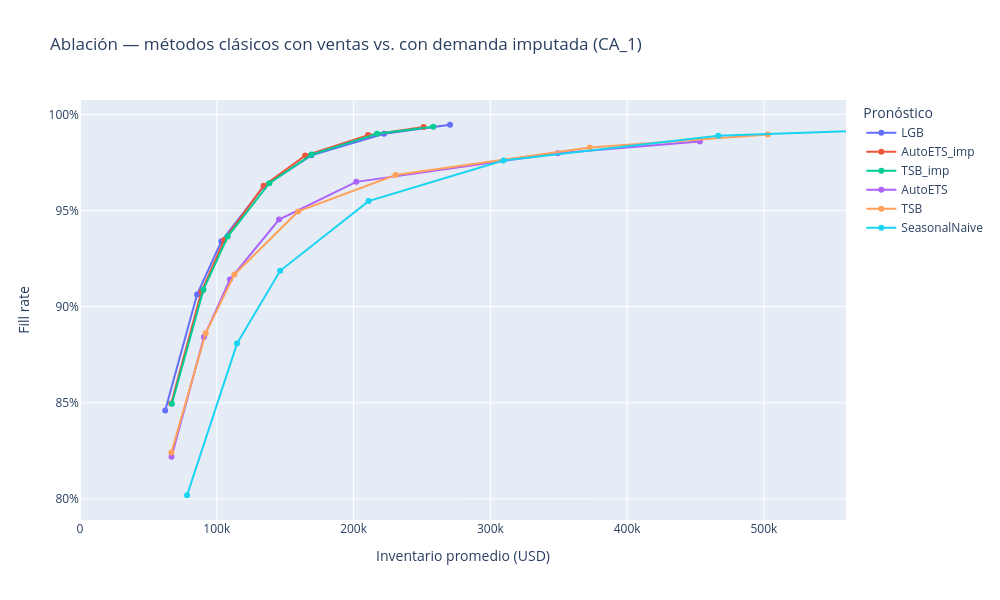

Source (notebook cell):
### Code cell
# --- Resumen ---
calib = [o for o in origenes if o <= last_calib]
simo = [o for o in origenes if o >= sim_start]

def inv_en(modelo, fr):
    c = tabla.query("modelo == @modelo").sort_values("fill_rate")
    if not (c["fill_rate"].min() <= fr <= c["fill_rate"].max()):
        return np.nan
    return np.interp(fr, c["fill_rate"], c["inv_valor_prom"])

opt = tabla.loc[tabla.groupby("modelo")["costo_total"].idxmin()].set_index("modelo")
orden = ["LGB", "AutoETS_imp", "TSB_imp", "AutoETS", "TSB", "SeasonalNaive"]
resumen = pd.DataFrame({
    "Sesgo_sim_%": {m: (F[m].loc[simo] - A.loc[simo]).sum().sum() / A.loc[simo].sum().sum() * 100 for m in orden},
    "Inv_FR95": {m: inv_en(m, 0.95) for m in orden},
    "Alpha_opt": opt["alpha"],
    "Fill_opt": opt["fill_rate"],
    "Costo_opt": opt["costo_total"],
}).loc[orden]
resumen["LGB_vs_%_inv95"] = (resumen.loc["LGB", "Inv_FR95"] / resumen["Inv_FR95"] - 1) * 100
resumen["LGB_vs_%_costo"] = (resumen.loc["LGB", "Costo_opt"] / resumen["Costo_opt"] - 1) * 100
resumen.to_csv(REP / "ablacion_resumen_CA_1.csv")
display(resumen.round({"Sesgo_sim_%": 1, "Inv_FR95": 0, "Fill_opt": 4, "Costo_opt": 0,
                       "LGB_vs_%_inv95": 1, "LGB_vs_%_costo": 1}))

# ¿Qué parte de la brecha LGB vs. TSB cierra la imputación?
for base in ["TSB", "AutoETS"]:
    total = resumen.loc[base, "Costo_opt"] - resumen.loc["LGB", "Costo_opt"]
    cierra = resumen.loc[base, "Costo_opt"] - resumen.loc[f"{base}_imp", "Costo_opt"]
    print(f"{base}: la imputación cierra {cierra / total:.0%} de la brecha de costo con LightGBM")

fig = px.line(tabla[tabla["modelo"].isin(orden)], x="inv_valor_prom", y="fill_rate", color="modelo",
              markers=True, hover_data=["alpha", "costo_total"], category_orders={"modelo": orden},
              labels={"inv_valor_prom": "Inventario promedio (USD)", "fill_rate": "Fill rate", "modelo": "Pronóstico"},
              title="Ablación — métodos clásicos con ventas vs. con demanda imputada (CA_1)")
fig.update_layout(width=1000, height=600, yaxis_tickformat=".0%", xaxis_range=[0, 560_000])
fig.write_html(FIG_DIR / "10_ablacion_censura.html", include_plotlyjs="cdn")
try:
    fig.write_image(FIG_DIR / "10_ablacion_censura.png", scale=2)
except Exception as e:
    print(f"PNG no generado ({e})")
fig.show()

### Figure 1 — Plotly figure (JSON) as saved in the notebook; plotly's stock layout.template omitted (floating-point values rounded to 4 significant figures)
{"data": [{"customdata": [[0.5, 112200.0], [0.7, 71380.0], [0.8, 54130.0], [0.9, 38950.0], [0.95, 32620.0], [0.98, 31980.0], [0.99, 35200.0]], "hovertemplate": "Pronóstico=LGB<br>Inventario promedio (USD)=%{x}<br>Fill rate=%{y}<br>alpha=%{customdata[0]}<br>costo_total=%{customdata[1]}<extra></extra>", "legendgroup": "LGB", "line": {"color": "#636efa", "dash": "solid"}, "marker": {"symbol": "circle"}, "mode": "lines+markers", "name": "LGB", "orientation": "v", "showlegend": true, "type": "scatter", "x": [62290.0, 85580.0, 103400.0, 134300.0, 169200.0, 222300.0, 270500.0], "xaxis": "x", "y": [0.8459, 0.9063, 0.9341, 0.9626, 0.9787, 0.99, 0.9947], "yaxis": "y"}, {"customdata": [[0.5, 109200.0], [0.7, 69880.0], [0.8, 53250.0], [0.9, 37950.0], [0.95, 32220.0], [0.98, 31170.0], [0.99, 33620.0]], "hovertemplate": "Pronóstico=AutoETS_imp<br>Inventario promedio (USD)=%{x}<br>Fill rate=%{y}<br>alpha=%{customdata[0]}<br>costo_total=%{customdata[1]}<extra></extra>", "legendgroup": "AutoETS_imp", "line": {"color": "#EF553B", "dash": "solid"}, "marker": {"symbol": "circle"}, "mode": "lines+markers", "name": "AutoETS_imp", "orientation": "v", "showlegend": true, "type": "scatter", "x": [66660.0, 88810.0, 105400.0, 134300.0, 164600.0, 210600.0, 251200.0], "xaxis": "x", "y": [0.8496, 0.9078, 0.9346, 0.963, 0.9786, 0.9893, 0.9935], "yaxis": "y"}, {"customdata": [[0.5, 108900.0], [0.7, 68830.0], [0.8, 51620.0], [0.9, 36810.0], [0.95, 31510.0], [0.98, 31330.0], [0.99, 34270.0]], "hovertemplate": "Pronóstico=TSB_imp<br>Inventario promedio (USD)=%{x}<br>Fill rate=%{y}<br>alpha=%{customdata[0]}<br>costo_total=%{customdata[1]}<extra></extra>", "legendgroup": "TSB_imp", "line": {"color": "#00cc96", "dash": "solid"}, "marker": {"symbol": "circle"}, "mode": "lines+markers", "name": "TSB_imp", "orientation": "v", "showlegend": true, "type": "scatter", "x": [67150.0, 90250.0, 108000.0, 138400.0, 169300.0, 217200.0, 258200.0], "xaxis": "x", "y": [0.8495, 0.9088, 0.9365, 0.9642, 0.9791, 0.99, 0.9937], "yaxis": "y"}, {"customdata": [[0.5, 121200.0], [0.7, 79990.0], [0.8, 61960.0], [0.9, 46200.0], [0.95, 41390.0], [0.98, 51100.0], [0.99, 60210.0]], "hovertemplate": "Pronóstico=AutoETS<br>Inventario promedio (USD)=%{x}<br>Fill rate=%{y}<br>alpha=%{customdata[0]}<br>costo_total=%{customdata[1]}<extra></extra>", "legendgroup": "AutoETS", "line": {"color": "#ab63fa", "dash": "solid"}, "marker": {"symbol": "circle"}, "mode": "lines+markers", "name": "AutoETS", "orientation": "v", "showlegend": true, "type": "scatter", "x": [66930.0, 90680.0, 109600.0, 145500.0, 202000.0, 349400.0, 453200.0], "xaxis": "x", "y": [0.8219, 0.8843, 0.9141, 0.9453, 0.9649, 0.9798, 0.986], "yaxis": "y"}, {"customdata": [[0.5, 119300.0], [0.7, 78180.0], [0.8, 60390.0], [0.9, 45620.0], [0.95, 43270.0], [0.98, 52610.0], [0.99, 64750.0]], "hovertemplate": "Pronóstico=TSB<br>Inventario promedio (USD)=%{x}<br>Fill rate=%{y}<br>alpha=%{customdata[0]}<br>costo_total=%{customdata[1]}<extra></extra>", "legendgroup": "TSB", "line": {"color": "#FFA15A", "dash": "solid"}, "marker": {"symbol": "circle"}, "mode": "lines+markers", "name": "TSB", "orientation": "v", "showlegend": true, "type": "scatter", "x": [66800.0, 91890.0, 112900.0, 159500.0, 230700.0, 372700.0, 502900.0], "xaxis": "x", "y": [0.8241, 0.8862, 0.9167, 0.9496, 0.9685, 0.9828, 0.9895], "yaxis": "y"}, {"customdata": [[0.5, 138100.0], [0.7, 86100.0], [0.8, 64640.0], [0.9, 50000.0], [0.95, 50160.0], [0.98, 61830.0], [0.99, 78380.0]], "hovertemplate": "Pronóstico=SeasonalNaive<br>Inventario promedio (USD)=%{x}<br>Fill rate=%{y}<br>alpha=%{customdata[0]}<br>costo_total=%{customdata[1]}<extra></extra>", "legendgroup": "SeasonalNaive", "line": {"color": "#19d3f3", "dash": "solid"}, "marker": {"symbol": "circle"}, "mode": "lines+markers", "name": "SeasonalNaive", "orientation": "v", "showlegend": true, "type": "scatter", "x": [78270.0, 114800.0, 146300.0, 211000.0, 309500.0, 466700.0, 623200.0], "xaxis": "x", "y": [0.8019, 0.8808, 0.9187, 0.9549, 0.9761, 0.9889, 0.9928], "yaxis": "y"}], "layout": {"height": 600, "legend": {"title": {"text": "Pronóstico"}, "tracegroupgap": 0}, "title": {"text": "Ablación — métodos clásicos con ventas vs. con demanda imputada (CA_1)"}, "width": 1000, "xaxis": {"anchor": "y", "domain": [0.0, 1.0], "range": [0, 560000], "title": {"text": "Inventario promedio (USD)"}}, "yaxis": {"anchor": "x", "domain": [0.0, 1.0], "tickformat": ".0%", "title": {"text": "Fill rate"}}}}
